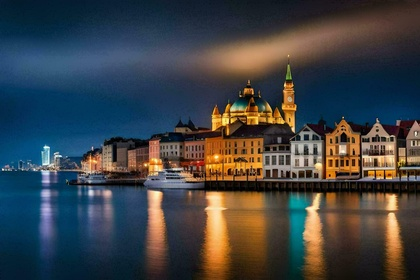
%> input picture primerParcial/practicas/practica3B/dinamarca.jpg, 420 x 280 px, shrunk from 1470 x 980 before the run
$ octave practica3AA.m   (GNU Octave 9; MATLAB toolbox functions it lacks are replaced by stand-ins)
%> lines starting %> are read from the running program, lines starting %| are printed output that depends on the picture
% Carga la imagen 'peppers.png'
a = imread('dinamarca.jpg');
%> a is the input picture: size 280x420x3 uint8; mean R, G, B 62.6, 66.3, 69.2

% Extracción de canales RGB
R = a(:,:,1);
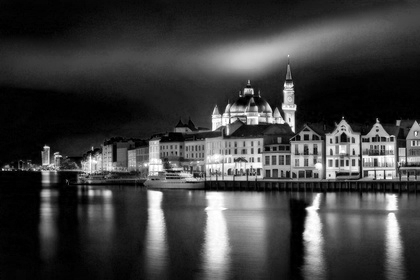
%> R: size 280x420 uint8; min 0, max 255, mean 62.6
G = a(:,:,2);
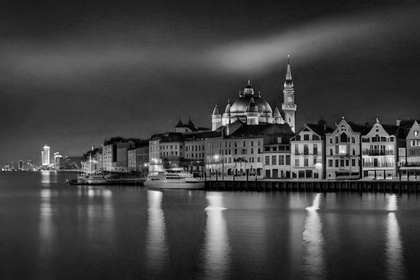
%> G: size 280x420 uint8; min 0, max 255, mean 66.3
B = a(:,:,3);
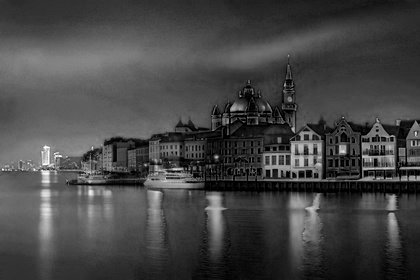
%> B: size 280x420 uint8; min 0, max 255, mean 69.2

% Cálculo de mínimo y máximo por canal
minimo_R = min(min(R));
%> minimo_R = 0
maximo_R = max(max(R));
%> maximo_R = 255
minimo_G = min(min(G));
%> minimo_G = 0
maximo_G = max(max(G));
%> maximo_G = 255
minimo_B = min(min(B));
%> minimo_B = 0
maximo_B = max(max(B));
%> maximo_B = 255

% Pedir intervalo
intervalo_min = input('Dame el valor min del intervalo...= ');
%> the answer given: 3
intervalo_max = input('Dame el valor max del intervalo...= ');
%> the answer given: 3

% Cálculo de factor de escala para cada canal
dato1 = (intervalo_max - intervalo_min);
dato3_R = (double(dato1) / double(maximo_R-minimo_R));
%> dato3_R = 0
dato3_G = (double(dato1) / double(maximo_G-minimo_G));
%> dato3_G = 0
dato3_B = (double(dato1) / double(maximo_B-minimo_B));
%> dato3_B = 0

% Procesamiento de cada canal
for i=1:size(R,1)
    for j=1:size(R,2)
        procesada_R(i,j) = dato3_R * (R(i,j) - minimo_R) + intervalo_min;
        procesada_G(i,j) = dato3_G * (G(i,j) - minimo_G) + intervalo_min;
        procesada_B(i,j) = dato3_B * (B(i,j) - minimo_B) + intervalo_min;
    end
end
%> procesada_B: size 280x420 uint8; every value is 3

% Conversión a uint8 y recombinación de canales
% procesada: Imagen RGB procesada
procesada_R = uint8(procesada_R);
procesada_G = uint8(procesada_G);
procesada_B = uint8(procesada_B);
procesada(:,:,1) = procesada_R;
procesada(:,:,2) = procesada_G;
procesada(:,:,3) = procesada_B;
%> procesada: size 280x420x3 uint8; every value is 3

% Ecualización de histograma para cada canal
R_eq = ecualizar_histograma(procesada_R);
G_eq = ecualizar_histograma(procesada_G);
B_eq = ecualizar_histograma(procesada_B);

% Recombinación de canales
a_eq = cat(3, R_eq, G_eq, B_eq);

% Visualización de imágenes
figure;
subplot(1,2,1);
imshow(procesada);
title('Imagen Procesada');
subplot(1,2,2);
imshow(a_eq);
title('Imagen Ecualizada');

% Función para ecualizar el histograma
function img_eq = ecualizar_histograma(img)
    % Calcular el histograma
    h = imhist(img);
%> h = 256 values, max 117600 at index 4, min 0 at index 1, mean 459.4

    % Calcular el histograma acumulativo normalizado
    acum = cumsum(h) / numel(img);
%> acum = 256 values from 0 to 1

    % Mapear los valores de la imagen original a los del histograma acumulativo
    img_eq = acum(img+1);
%> img_eq: size 280x420 double; every value is 1

    % Ajustar el rango de la imagen al rango [0, 255]
    img_eq = uint8(255 * img_eq);
%> img_eq: size 280x420 uint8; every value is 255
%> `a_eq = cat(3, R_eq, G_eq, B_eq);`: a_eq: size 280x420x3 uint8; every value is 255
end

$ run again, with primerParcial/practicas/practica3B/city.jpg copied over primerParcial/practicas/practica3B/dinamarca.jpg
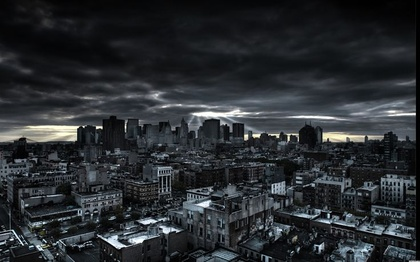
%> input picture primerParcial/practicas/practica3B/city.jpg, 420 x 262 px, shrunk from 736 x 460 before the run
%> a is the input picture: size 262x420x3 uint8; mean R, G, B 41.9, 45.5, 49.2
%> `R = a(:,:,1);`:
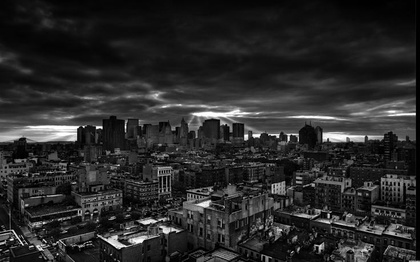
%> R: size 262x420 uint8; min 0, max 255, mean 41.9
%> `B = a(:,:,3);`:
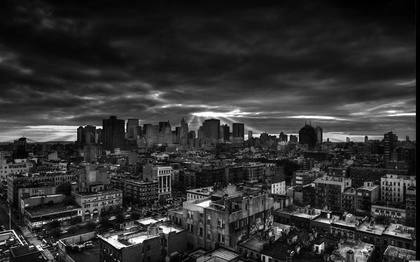
%> B: size 262x420 uint8; min 0, max 255, mean 49.2
%> minimo_R = 0
%> maximo_R = 255
%> minimo_G = 0
%> maximo_G = 255
%> minimo_B = 0
%> maximo_B = 255
%> dato3_R = 0
%> procesada: size 262x420x3 uint8; every value is 3
%> h = 256 values, max 110040 at index 4, min 0 at index 1, mean 429.8
%> acum = 256 values from 0 to 1
%> a_eq: size 262x420x3 uint8; every value is 255
